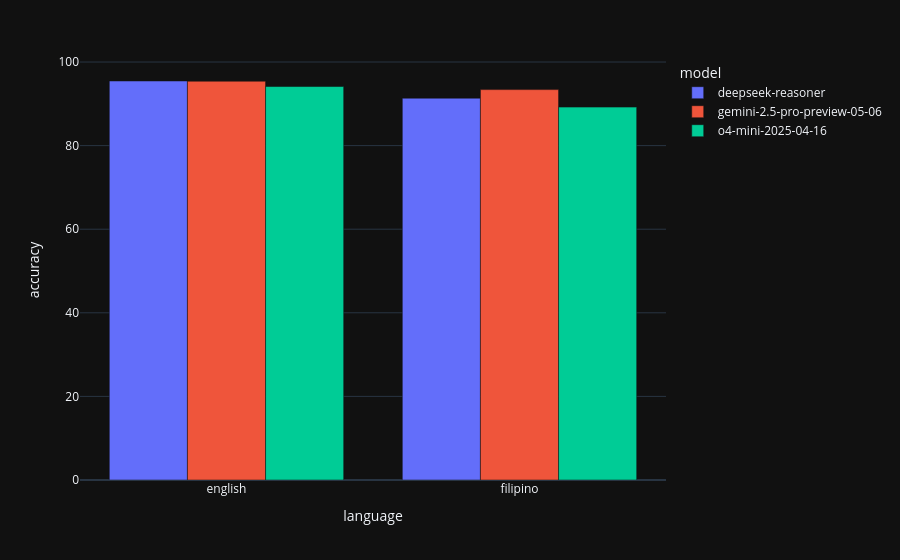

Notebook code for this chart:
### Markdown cell above
#### Which model is the most accurate?

### Code cell
language_model_accuracy = (
    df.groupby(['language', 'model'])['is_correct']
    .mean()
    .mul(100)
    .astype(float)
    .reset_index(name='accuracy')
    .round(2)
)

fig = px.bar(
    language_model_accuracy,
    x='language',
    y='accuracy',
    color='model',
    barmode='group',
)

fig.show()

### Figure 1 — Plotly figure (JSON) as saved in the notebook; plotly's stock layout.template omitted (floating-point values rounded to 4 significant figures)
{"data": [{"alignmentgroup": "True", "hovertemplate": "model=deepseek-reasoner<br>language=%{x}<br>accuracy=%{y}<extra></extra>", "legendgroup": "deepseek-reasoner", "marker": {"color": "#636efa", "pattern": {"shape": ""}}, "name": "deepseek-reasoner", "offsetgroup": "deepseek-reasoner", "orientation": "v", "showlegend": true, "textposition": "auto", "type": "bar", "x": ["english", "filipino"], "xaxis": "x", "y": [95.46, 91.35], "yaxis": "y"}, {"alignmentgroup": "True", "hovertemplate": "model=gemini-2.5-pro-preview-05-06<br>language=%{x}<br>accuracy=%{y}<extra></extra>", "legendgroup": "gemini-2.5-pro-preview-05-06", "marker": {"color": "#EF553B", "pattern": {"shape": ""}}, "name": "gemini-2.5-pro-preview-05-06", "offsetgroup": "gemini-2.5-pro-preview-05-06", "orientation": "v", "showlegend": true, "textposition": "auto", "type": "bar", "x": ["english", "filipino"], "xaxis": "x", "y": [95.41, 93.4], "yaxis": "y"}, {"alignmentgroup": "True", "hovertemplate": "model=o4-mini-2025-04-16<br>language=%{x}<br>accuracy=%{y}<extra></extra>", "legendgroup": "o4-mini-2025-04-16", "marker": {"color": "#00cc96", "pattern": {"shape": ""}}, "name": "o4-mini-2025-04-16", "offsetgroup": "o4-mini-2025-04-16", "orientation": "v", "showlegend": true, "textposition": "auto", "type": "bar", "x": ["english", "filipino"], "xaxis": "x", "y": [94.14, 89.21], "yaxis": "y"}], "layout": {"barmode": "group", "legend": {"title": {"text": "model"}, "tracegroupgap": 0}, "margin": {"t": 60}, "xaxis": {"anchor": "y", "domain": [0, 1], "title": {"text": "language"}}, "yaxis": {"anchor": "x", "domain": [0, 1], "title": {"text": "accuracy"}}}}
